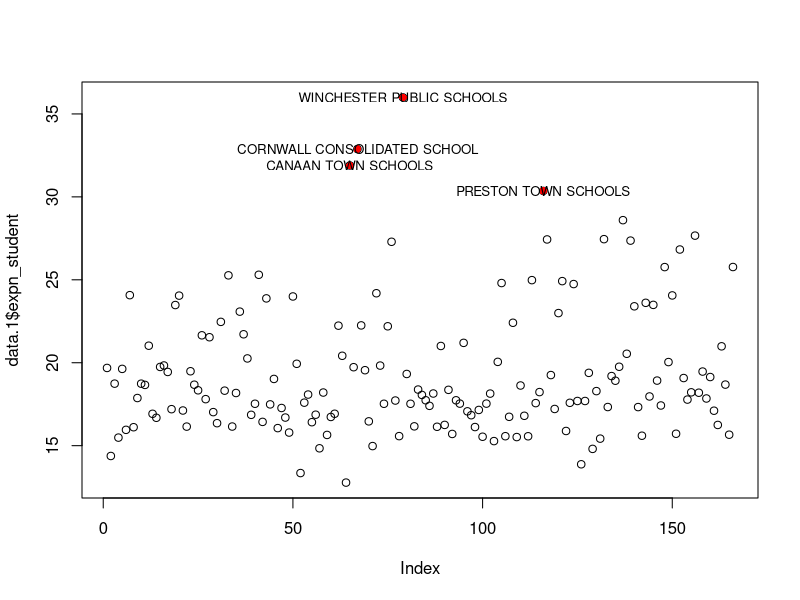
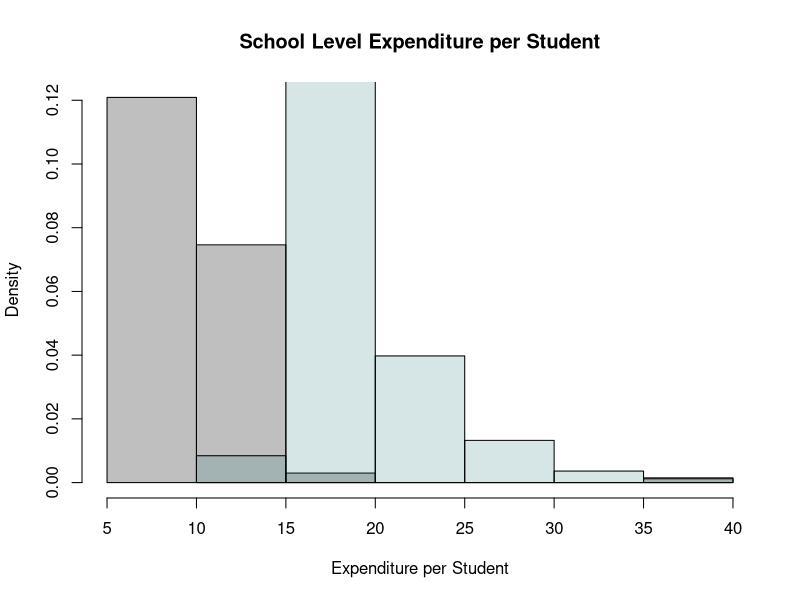

The R script that drew these images, in order:
pdf(file="histograms.pdf")


data.set <- read.csv("histogram.csv", stringsAsFactors=FALSE)
data.set <- data.set[data.set$YRDATA==2013,]

data.1 <- data.set[data.set$STATE=="Connecticut",]
data.1 <- data.1[data.1$ENROLL>0,]
data.1 <- data.1[,c(1,2,3,4,9)]

expn_student <- data.1$TOTALEXP/data.1$ENROLL
data.1 <- cbind.data.frame(data.1, expn_student)
index <- which(expn_student>30)
top_ct <- data.1[index,]

plot(data.1$expn_student)
points(index, data.1$expn_student[index], pch=16, col="red")
text(index, data.1$expn_student[index], labels=data.1$NAME[index], cex=0.8)



data.al <- data.set[data.set$STATE=="Alabama",]
data.al <- data.al[data.al$ENROLL>0,]
data.al <- data.al[,c(1,2,3,4,9)]
expn_student_al <- data.al$TOTALEXP/data.al$ENROLL
data.al <- cbind.data.frame(data.al, expn_student_al)

data.ct <- data.set[data.set$STATE=="Connecticut",]
data.ct <- data.ct[data.ct$ENROLL>0,]
data.ct <- data.ct[,c(1,2,3,4,9)]
expn_student_ct <- data.ct$TOTALEXP/data.ct$ENROLL
data.al <- cbind.data.frame(data.ct, expn_student_ct)

hist(expn_student_al, col=rgb(0.5, 0.5, 0.5, 0.5), freq=FALSE, breaks=6, xlab="Expenditure per Student", main="School Level Expenditure per Student")
hist(expn_student_ct, col=rgb(0.2,0.5,0.5,0.2), breaks=6, freq=FALSE, add=TRUE)


dev.off()
